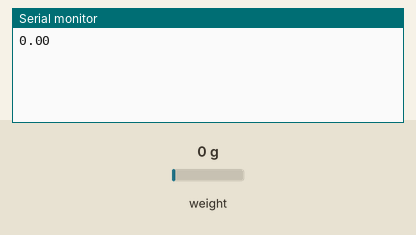
A sketch run on a simulated Arduino Uno, built with avr-gcc and run on an emulated ATmega328P. On the bench: the last lines printed to the serial monitor. Inputs (shaded band) come from the test bench; at power-on: weight on the scale 0 g.

Above: at 2.2 s.
2.3 s: weight on the scale set to 100 g
At 3.9 s:
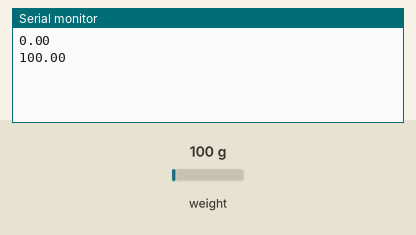
4.3 s: weight on the scale set to 1250 g
At 6.2 s:
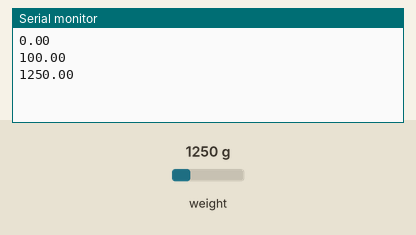
Timing chart, 0 to 7.7 s (numbered marks = the images above; inputs shaded):
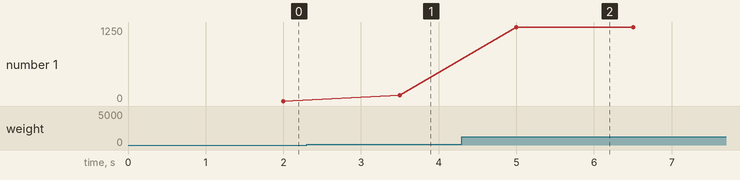

The sketch:

Celda_de_carga.ino
```cpp
#include "HX711.h"
const int LOADCELL_DOUT_PIN = 19;
const int LOADCELL_SCK_PIN = 18;
HX711 balanza;
void setup()
{ Serial.begin(115200);
  balanza.begin(LOADCELL_DOUT_PIN, LOADCELL_SCK_PIN);
  //delay(250);

  balanza.set_scale(423);
  balanza.tare(10);  // Hacer 10 lecturas, el promedio es la tara
}

void loop()
{ if (balanza.is_ready())
  { float reading = balanza.get_units(10);
    if (reading < 0)
    {
      reading = 0;
    }
    Serial.println(reading);
  }
  else
    Serial.println("HX711 not found.");
  delay(500);
}
```

Measured:
- after the input at 2.3 s, the serial monitor: prints a new line after 1.2 s (image 1)
- after the input at 4.3 s, the serial monitor: prints a new line after 0.70 s (image 2)
- plotted number 1: 0 → 100 after the input at 2.3 s, 100 → 1250 after the input at 4.3 s
